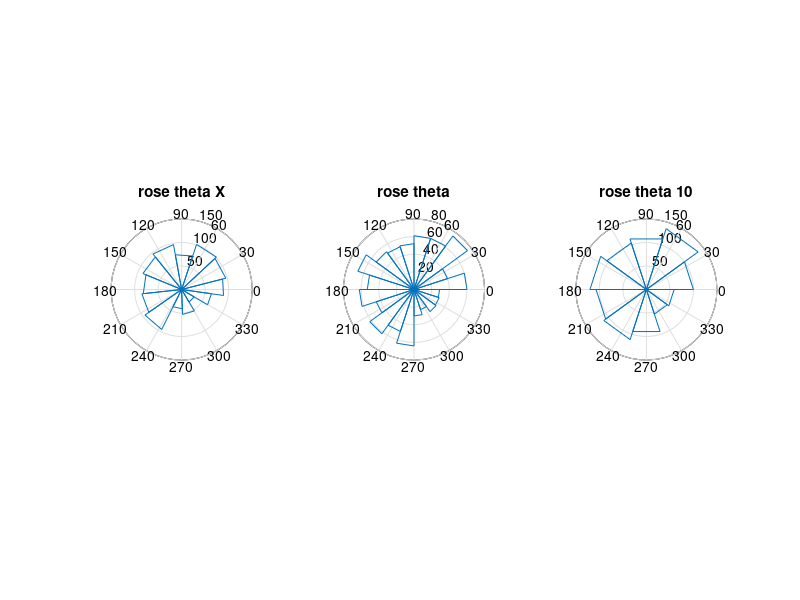

Write MATLAB code to recreate this figure.
% rose the default is 20.
x=0:0.5:2*pi;
t=rand(1,1000)*100;
theta=t*pi/180*2*pi;
subplot(1,3,1);
rose(theta,x);
title('rose theta X');
subplot(1,3,2);
rose(theta);
title('rose theta');
subplot(1,3,3);
rose(theta,10);
title('rose theta 10');
